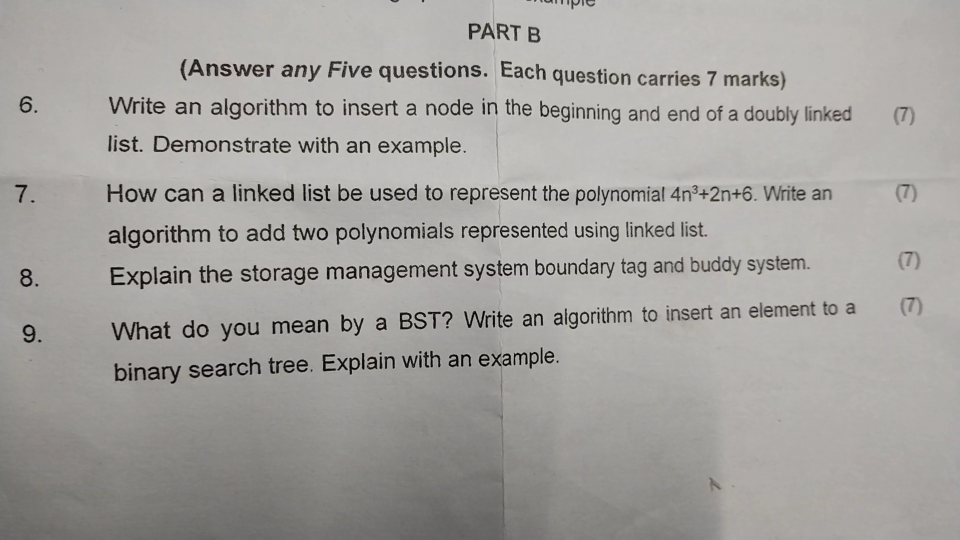
#> input picture data/img1.jpg, 1920 x 1080 px (shown at 1/2 size)
$ python ImgProcessing.py
#> lines starting #> are read from the running program, lines starting #| are printed output that depends on the picture; after the words box and inside, x2 and y2 are one past the last pixel; in counts of white or black regions, pixels touching at a corner belong together
import cv2
from PIL import Image
import pytesseract
from matplotlib import pyplot as plt

image_file="data/img1.jpg"
img=cv2.imread(image_file)
#> img is the input picture: shape (1080, 1920, 3); mean B, G, R 158.2, 161.5, 163.6

def display(im_path):
    dpi = 80
    im_data = plt.imread(im_path)
    height, width  = im_data.shape[:2]
    figsize = width / float(dpi), height / float(dpi)
    # Create a figure of the right size with one axes that takes up the full figure
    fig = plt.figure(figsize=figsize)
    ax = fig.add_axes([0, 0, 1, 1])
    # Hide spines, ticks, etc.
    ax.axis('off')
    ax.imshow(im_data, cmap='gray')
    plt.show()

#display(image_file)            #to diplay image

inverted_image = cv2.bitwise_not(img)
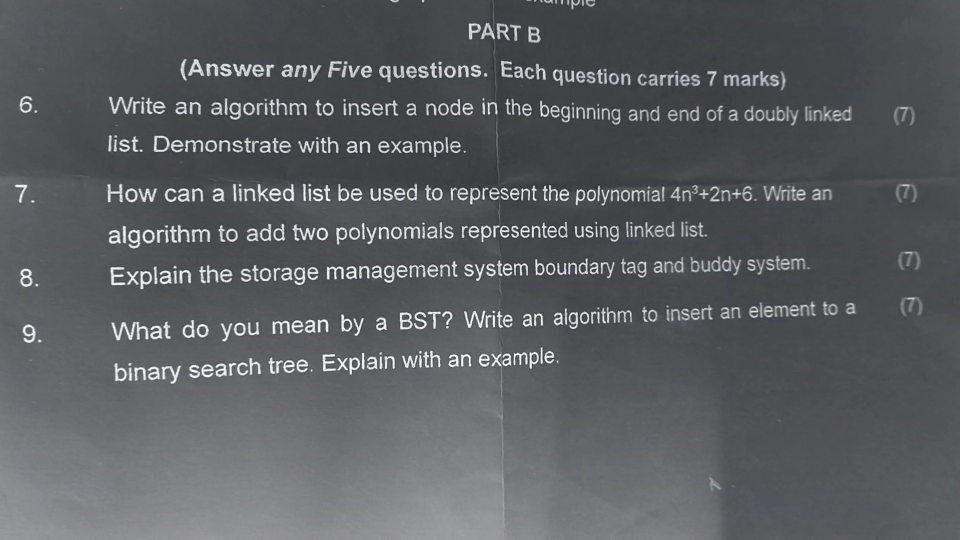
#> inverted_image: shape (1080, 1920, 3) (shown at 1/2 size); mean B, G, R 96.8, 93.5, 91.4
cv2.imwrite("temp/inverted.jpg", inverted_image) #to invert colours of image
#display("temp/inverted.jpg")


def grayscale(image):
    return cv2.cvtColor(image, cv2.COLOR_BGR2GRAY)
gray_image = grayscale(img)
cv2.imwrite("temp/gray.jpg", gray_image)    #convert image to grayscale
#display("temp/gray.jpg")
thresh, im_bw = cv2.threshold(gray_image, 210, 230, cv2.THRESH_BINARY) #convert to bw
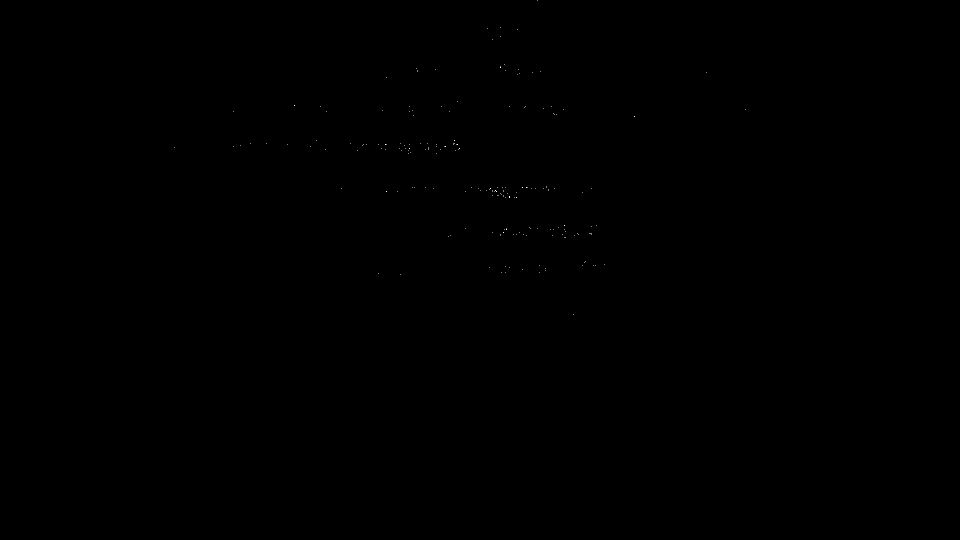
#> im_bw: shape (1080, 1920) (shown at 1/2 size); values 0 (black) and 230 (white), 0.01% white in thin lines or dots, all inside (x1, y1, x2, y2) = (349, 0, 1492, 630)
cv2.imwrite("temp/bw_image.jpg", im_bw)


def noise_removal(image):
    import numpy as np
    kernel = np.ones((1, 1), np.uint8)
    image = cv2.dilate(image, kernel, iterations=1)
    kernel = np.ones((1, 1), np.uint8)
    image = cv2.erode(image, kernel, iterations=1)
    image = cv2.morphologyEx(image, cv2.MORPH_CLOSE, kernel)
    image = cv2.medianBlur(image, 3)
#> image: shape (1080, 1920); every value is 0
    return (image)

no_noise = noise_removal(im_bw)     #remove image noise
cv2.imwrite("temp/no_noise.jpg", no_noise)


def thin_font(image):
    import numpy as np
    image = cv2.bitwise_not(image)
#> image: shape (1080, 1920); every value is 255
    kernel = np.ones((2,2),np.uint8)
    image = cv2.erode(image, kernel, iterations=1)
    image = cv2.bitwise_not(image)
    return (image)
eroded_image = thin_font(no_noise)
cv2.imwrite("temp/eroded_image.jpg", eroded_image)
#display("temp/eroded_image.jpg")
